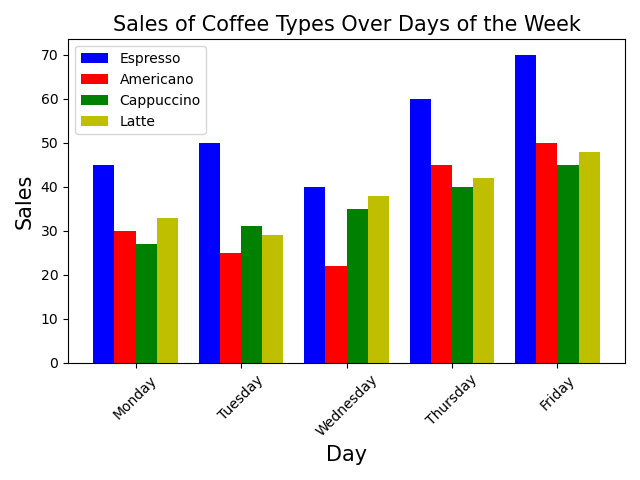

This chart was generated by the following Python code:

import matplotlib.pyplot as plt
import numpy as np

# Given data
data = [
    {'Day': 'Monday', 'Espresso': 45, 'Americano': 30, 'Cappuccino': 27, 'Latte': 33},
    {'Day': 'Tuesday', 'Espresso': 50, 'Americano': 25, 'Cappuccino': 31, 'Latte': 29},
    {'Day': 'Wednesday', 'Espresso': 40, 'Americano': 22, 'Cappuccino': 35, 'Latte': 38},
    {'Day': 'Thursday', 'Espresso': 60, 'Americano': 45, 'Cappuccino': 40, 'Latte': 42},
    {'Day': 'Friday', 'Espresso': 70, 'Americano': 50, 'Cappuccino': 45, 'Latte': 48}
]

# Extracting the values
days = [entry['Day'] for entry in data]
espresso = [entry['Espresso'] for entry in data]
americano = [entry['Americano'] for entry in data]
cappuccino = [entry['Cappuccino'] for entry in data]
latte = [entry['Latte'] for entry in data]

# Setting up the bar width and positions
bar_width = 0.2
index = np.arange(len(days))

# Plotting bars
fig, ax = plt.subplots()
bar1 = ax.bar(index, espresso, bar_width, label='Espresso', color='b')
bar2 = ax.bar(index + bar_width, americano, bar_width, label='Americano', color='r')
bar3 = ax.bar(index + 2 * bar_width, cappuccino, bar_width, label='Cappuccino', color='g')
bar4 = ax.bar(index + 3 * bar_width, latte, bar_width, label='Latte', color='y')

# Adding labels and title
ax.set_xlabel('Day', fontsize=15)
ax.set_ylabel('Sales', fontsize=15)
ax.set_title('Sales of Coffee Types Over Days of the Week', fontsize=15)

# Adding day labels to the x-axis
ax.set_xticks(index + bar_width + bar_width/2)
ax.set_xticklabels(days, rotation=45)

# Adding a legend
ax.legend()

# Displaying the plot
plt.tight_layout()
plt.show()
